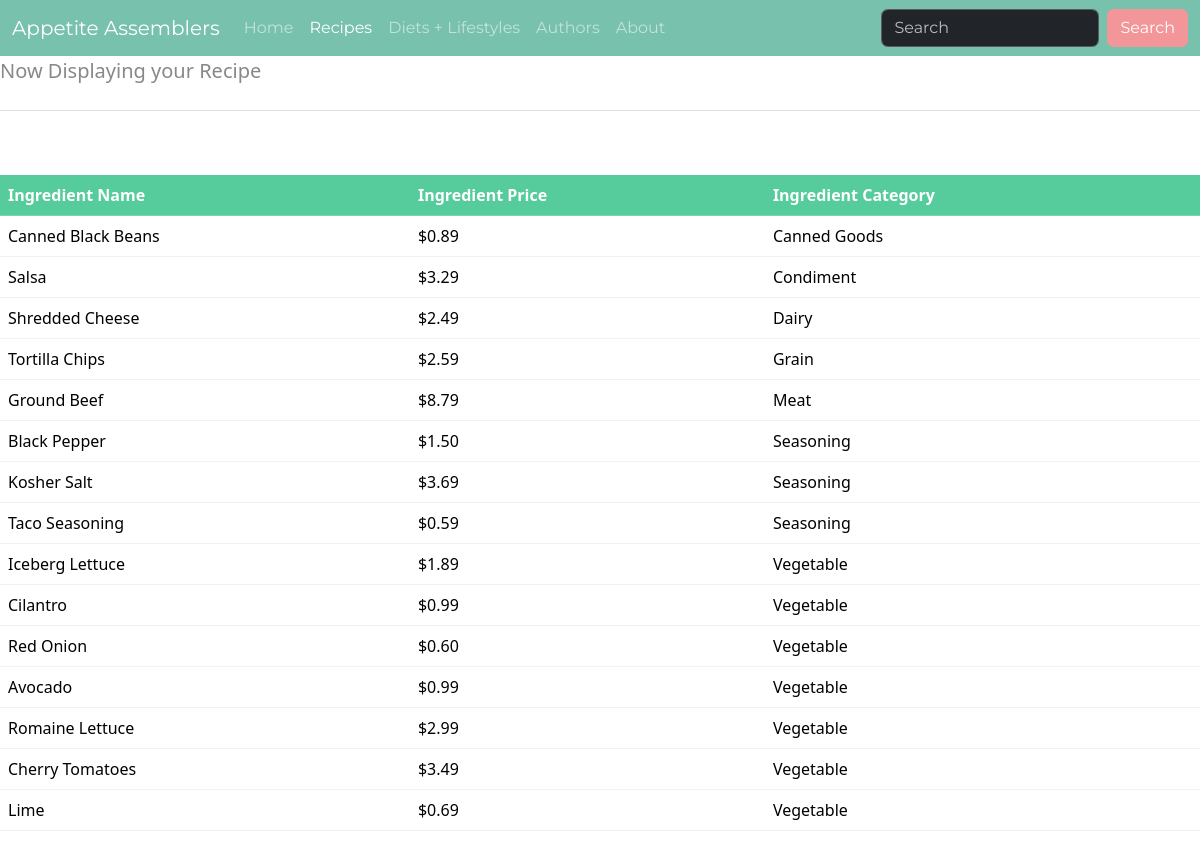
Page /ingredients.php?id=1010 on the committed database.
### tables this page shows
CREATE TABLE RECIPE_INGREDIENTS( 
    Recipe_id           INT             NOT NULL, 
    Ingredient_name     VARCHAR(50)     NOT NULL, 
    PRIMARY  KEY (Recipe_id, Ingredient_name), 
    FOREIGN KEY (Recipe_id) REFERENCES RECIPES(Recipe_id) 
        ON DELETE CASCADE
        ON UPDATE CASCADE, 
    FOREIGN KEY (Ingredient_name) REFERENCES INGREDIENTS(Ingredient_name) 
        ON DELETE CASCADE
        ON UPDATE CASCADE
);

CREATE TABLE INGREDIENTS( 
    Ingredient_name     VARCHAR(50)     NOT NULL, 
    Ingredient_price    DECIMAL(10, 2)  DEFAULT 0.00, 
    Ingredient_cat      VARCHAR(50), 
    PRIMARY KEY (Ingredient_name), 
    CONSTRAINT ChkIngredientPrice CHECK (Ingredient_price >= 0.00) 
);

### ingredients.php (the view, shortened to what this page needs)
<!DOCTYPE html>
<html lang="en">
    <head>
        <link rel="stylesheet" href="bootstrap.min.css">
    </head>
    <body>
        <nav class="navbar navbar-expand-lg bg-primary" data-bs-theme="dark">
            <div class="container-fluid">
                <a class="navbar-brand" href="index.php">Appetite Assemblers</a>
                <div class="collapse navbar-collapse" id="navbarColor01">
                    <ul class="navbar-nav me-auto">
                        <li class="nav-item">
                            <a class="nav-link" href="index.php">Home</a>
                        </li>
                        <li class="nav-item">
                            <a class="nav-link active" href="#">Recipes</a>
                        </li>
                        <li class="nav-item">
                            <a class="nav-link" href="restrictions.php">Diets + Lifestyles</a>
                        </li>
                        <li class="nav-item">
                            <a class="nav-link" href="authors.php">Authors</a>
                        </li>
                        <li class="nav-item">
                            <a class="nav-link" href="about.php">About</a>
                        </li>
                    </ul>
                    <form class="d-flex">
                        <input class="form-control me-sm-2" type="search" placeholder="Search">
                        <button class="btn btn-secondary my-2 my-sm-0" type="submit">Search</button>
                    </form>
                </div>
            </div>
        </nav>
        <div class="jumbotron">
            <p class="lead">Now Displaying your Recipe<p>
            <hr class="my-4">
            <form method="GET" action="ingredients.php">
                    <?php
                    $connection = mysqli_connect(DBHOST, DBUSER, DBPASS, DBNAME);
                    ?>
                <?php
                if ($_SERVER["REQUEST_METHOD"] == "GET")
                {
                    if (isset($_GET['id']) )
                    {
                ?>
                <p>&nbsp;</p>
                <table class="table table-hover">
                    <thead>
                        <tr class="table-success">
                            <th scope="col">Ingredient Name</th>
                            <th scope="col">Ingredient Price</th>
                            <th scope="col">Ingredient Category</th>
                        </tr>
                    </thead>
                    <?php
                        $sql = " SELECT *
                            FROM RECIPE_INGREDIENTS u
                            LEFT JOIN INGREDIENTS i ON u.Ingredient_name = i.Ingredient_name
                            WHERE u.Recipe_id = '{$_GET['id']}'
                            ORDER BY i.Ingredient_cat ASC";
                        if ($result = mysqli_query($connection, $sql))
                        {
                            while($row = mysqli_fetch_assoc($result))
                            {
                    ?>
                    <tr>
                        <td><?php echo $row['Ingredient_name'] ?></td>
                        <td><?php echo '$' . $row['Ingredient_price'] ?></td>
                        <td><?php echo $row['Ingredient_cat'] ?></td>
                    </tr>
                    <?php
                            }
                        }
                    }
                }
                    ?>
                </table>
            </form>
        </div>
    </body>
</html>

### rows in the picture
recipe_ingredients: Ingredient_name.Ingredient_name "Canned Black Beans", Ingredient_name.Ingredient_price "0.89", Ingredient_name.Ingredient_cat "Canned Goods"
recipe_ingredients: Ingredient_name.Ingredient_name "Salsa", Ingredient_name.Ingredient_price "3.29", Ingredient_name.Ingredient_cat "Condiment"
recipe_ingredients: Ingredient_name.Ingredient_name "Shredded Cheese", Ingredient_name.Ingredient_price "2.49", Ingredient_name.Ingredient_cat "Dairy"
recipe_ingredients: Ingredient_name.Ingredient_name "Tortilla Chips", Ingredient_name.Ingredient_price "2.59", Ingredient_name.Ingredient_cat "Grain"
recipe_ingredients: Ingredient_name.Ingredient_name "Ground Beef", Ingredient_name.Ingredient_price "8.79", Ingredient_name.Ingredient_cat "Meat"
recipe_ingredients: Ingredient_name.Ingredient_name "Black Pepper", Ingredient_name.Ingredient_price "1.50", Ingredient_name.Ingredient_cat "Seasoning"
recipe_ingredients: Ingredient_name.Ingredient_name "Kosher Salt", Ingredient_name.Ingredient_price "3.69", Ingredient_name.Ingredient_cat "Seasoning"
recipe_ingredients: Ingredient_name.Ingredient_name "Taco Seasoning", Ingredient_name.Ingredient_price "0.59", Ingredient_name.Ingredient_cat "Seasoning"
recipe_ingredients: Ingredient_name.Ingredient_name "Iceberg Lettuce", Ingredient_name.Ingredient_price "1.89", Ingredient_name.Ingredient_cat "Vegetable"
recipe_ingredients: Ingredient_name.Ingredient_name "Cilantro", Ingredient_name.Ingredient_price "0.99", Ingredient_name.Ingredient_cat "Vegetable"
recipe_ingredients: Ingredient_name.Ingredient_name "Red Onion", Ingredient_name.Ingredient_price "0.60", Ingredient_name.Ingredient_cat "Vegetable"
recipe_ingredients: Ingredient_name.Ingredient_name "Avocado", Ingredient_name.Ingredient_price "0.99", Ingredient_name.Ingredient_cat "Vegetable"
recipe_ingredients: Ingredient_name.Ingredient_name "Romaine Lettuce", Ingredient_name.Ingredient_price "2.99", Ingredient_name.Ingredient_cat "Vegetable"
recipe_ingredients: Ingredient_name.Ingredient_name "Cherry Tomatoes", Ingredient_name.Ingredient_price "3.49", Ingredient_name.Ingredient_cat "Vegetable"
recipe_ingredients: Ingredient_name.Ingredient_name "Lime", Ingredient_name.Ingredient_price "0.69", Ingredient_name.Ingredient_cat "Vegetable"
